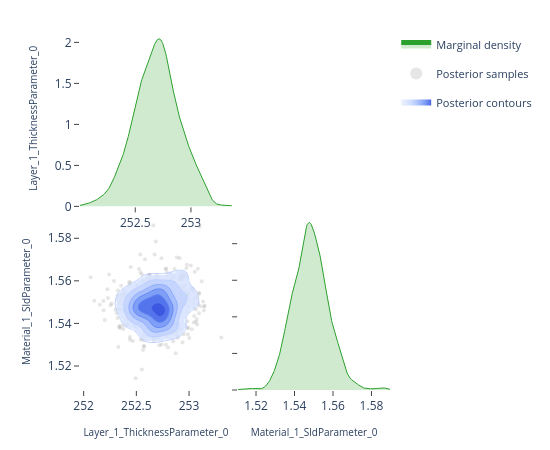

The notebook cell saved with this chart:
### Code cell
# ---- Pairwise focus: thickness vs SLD ---------------------------------------
# A 2-parameter corner plot zooms in on the joint posterior for a specific
# pair.  This is the same view the EasyReflectometryApp's "2D Heatmap"
# sub-tab uses to inspect parameter degeneracies.


params_of_interest = ['Layer_1_ThicknessParameter_0', 'Material_1_SldParameter_0']
idx = [posterior.param_names.index(p) for p in params_of_interest]
subset_draws = np.asarray(posterior.draws)[:, idx]

fig = plot_corner(subset_draws, params_of_interest)
fig.show()

### Figure 1 — Plotly figure (JSON) as saved in the notebook; plotly's stock layout.template omitted (floating-point values rounded to 4 significant figures; data arrays with more than 128 entries replaced by an {"elided": "..."} marker saying what was removed)
{"data": [{"fill": "tozeroy", "fillcolor": "rgba(44, 160, 44, 0.22)", "hoverinfo": "skip", "legendgroup": "marginal", "line": {"color": "rgb(44, 160, 44)", "width": 1}, "mode": "lines", "name": "Marginal density", "showlegend": true, "type": "scatter", "x": {"elided": "256 float values"}, "xaxis": "x", "y": {"elided": "256 float values"}, "yaxis": "y"}, {"hoverinfo": "skip", "legendgroup": "scatter", "marker": {"color": "rgba(140, 140, 140, 0.22)", "size": 4}, "mode": "markers", "name": "Posterior samples", "showlegend": true, "type": "scatter", "x": {"elided": "520 float values"}, "xaxis": "x3", "y": {"elided": "520 float values"}, "yaxis": "y3", "zorder": 0}, {"colorscale": [[0.0, "rgba(224, 233, 255, 0.62)"], [0.35, "rgba(183, 203, 255, 0.70)"], [0.6, "rgba(138, 169, 252, 0.78)"], [0.82, "rgba(96, 131, 242, 0.84)"], [1.0, "rgba(58, 86, 224, 0.90)"]], "connectgaps": false, "contours": {"coloring": "fill", "end": 80.79, "showlabels": false, "showlines": false, "size": 12.76, "start": 17.01}, "hoverinfo": "skip", "legendgroup": "contour", "name": "Posterior contours", "showlegend": true, "showscale": false, "type": "contour", "x": [252.0, 252.0, 252.0, 252.1, 252.1, 252.1, 252.1, 252.1, 252.1, 252.2, 252.2, 252.2, 252.2, 252.2, 252.2, 252.3, 252.3, 252.3, 252.3, 252.3, 252.3, 252.4, 252.4, 252.4, 252.4, 252.4, 252.5, 252.5, 252.5, 252.5, 252.5, 252.5, 252.6, 252.6, 252.6, 252.6, 252.6, 252.6, 252.7, 252.7, 252.7, 252.7, 252.7, 252.7, 252.8, 252.8, 252.8, 252.8, 252.8, 252.8, 252.9, 252.9, 252.9, 252.9, 252.9, 253.0, 253.0, 253.0, 253.0, 253.0, 253.0, 253.1, 253.1, 253.1, 253.1, 253.1, 253.1, 253.2, 253.2, 253.2, 253.2, 253.2, 253.2, 253.3, 253.3, 253.3, 253.3, 253.3, 253.4, 253.4], "xaxis": "x3", "y": [1.511, 1.512, 1.513, 1.514, 1.515, 1.516, 1.517, 1.518, 1.519, 1.52, 1.521, 1.522, 1.523, 1.524, 1.525, 1.526, 1.527, 1.528, 1.529, 1.53, 1.531, 1.532, 1.533, 1.534, 1.535, 1.536, 1.537, 1.538, 1.539, 1.54, 1.541, 1.542, 1.543, 1.544, 1.545, 1.546, 1.547, 1.548, 1.549, 1.55, 1.551, 1.552, 1.553, 1.554, 1.555, 1.556, 1.557, 1.558, 1.559, 1.56, 1.561, 1.562, 1.563, 1.564, 1.565, 1.566, 1.567, 1.568, 1.569, 1.57, 1.571, 1.572, 1.573, 1.574, 1.575, 1.576, 1.577, 1.578, 1.579, 1.58, 1.581, 1.582, 1.583, 1.584, 1.585, 1.586, 1.587, 1.588, 1.589, 1.59], "yaxis": "y3", "z": {"elided": "80x80 float values"}, "zmax": 80.79, "zmin": 17.01, "zorder": 1}, {"colorscale": [[0.0, "rgba(183, 203, 255, 0.94)"], [0.35, "rgba(183, 203, 255, 0.94)"], [0.35, "rgba(138, 169, 252, 0.95)"], [0.6, "rgba(138, 169, 252, 0.95)"], [0.6, "rgba(96, 131, 242, 0.96)"], [0.82, "rgba(96, 131, 242, 0.96)"], [0.82, "rgba(58, 86, 224, 0.98)"], [1.0, "rgba(58, 86, 224, 0.98)"]], "contours": {"coloring": "lines", "end": 80.79, "showlabels": false, "size": 12.76, "start": 17.01}, "hoverinfo": "skip", "legendgroup": "contour", "line": {"width": 0.9}, "showlegend": false, "showscale": false, "type": "contour", "x": [252.0, 252.0, 252.0, 252.1, 252.1, 252.1, 252.1, 252.1, 252.1, 252.2, 252.2, 252.2, 252.2, 252.2, 252.2, 252.3, 252.3, 252.3, 252.3, 252.3, 252.3, 252.4, 252.4, 252.4, 252.4, 252.4, 252.5, 252.5, 252.5, 252.5, 252.5, 252.5, 252.6, 252.6, 252.6, 252.6, 252.6, 252.6, 252.7, 252.7, 252.7, 252.7, 252.7, 252.7, 252.8, 252.8, 252.8, 252.8, 252.8, 252.8, 252.9, 252.9, 252.9, 252.9, 252.9, 253.0, 253.0, 253.0, 253.0, 253.0, 253.0, 253.1, 253.1, 253.1, 253.1, 253.1, 253.1, 253.2, 253.2, 253.2, 253.2, 253.2, 253.2, 253.3, 253.3, 253.3, 253.3, 253.3, 253.4, 253.4], "xaxis": "x3", "y": [1.511, 1.512, 1.513, 1.514, 1.515, 1.516, 1.517, 1.518, 1.519, 1.52, 1.521, 1.522, 1.523, 1.524, 1.525, 1.526, 1.527, 1.528, 1.529, 1.53, 1.531, 1.532, 1.533, 1.534, 1.535, 1.536, 1.537, 1.538, 1.539, 1.54, 1.541, 1.542, 1.543, 1.544, 1.545, 1.546, 1.547, 1.548, 1.549, 1.55, 1.551, 1.552, 1.553, 1.554, 1.555, 1.556, 1.557, 1.558, 1.559, 1.56, 1.561, 1.562, 1.563, 1.564, 1.565, 1.566, 1.567, 1.568, 1.569, 1.57, 1.571, 1.572, 1.573, 1.574, 1.575, 1.576, 1.577, 1.578, 1.579, 1.58, 1.581, 1.582, 1.583, 1.584, 1.585, 1.586, 1.587, 1.588, 1.589, 1.59], "yaxis": "y3", "z": {"elided": "80x80 float values"}, "zmax": 80.79, "zmin": 17.01, "zorder": 2}, {"fill": "tozeroy", "fillcolor": "rgba(44, 160, 44, 0.22)", "hoverinfo": "skip", "legendgroup": "marginal", "line": {"color": "rgb(44, 160, 44)", "width": 1}, "mode": "lines", "name": "Marginal density", "showlegend": false, "type": "scatter", "x": {"elided": "256 float values"}, "xaxis": "x4", "y": {"elided": "256 float values"}, "yaxis": "y4"}], "layout": {"height": 450, "legend": {"font": {"size": 11}, "itemsizing": "constant", "orientation": "v", "x": 1.02, "xanchor": "left", "y": 1.0, "yanchor": "top"}, "margin": {"b": 60, "l": 80, "r": 160, "t": 30}, "plot_bgcolor": "white", "showlegend": true, "width": 550, "xaxis": {"anchor": "y", "domain": [0.0, 0.49], "showgrid": false, "ticks": "outside", "zeroline": false}, "xaxis2": {"anchor": "y2", "domain": [0.51, 1.0], "showgrid": false, "ticks": "outside", "visible": false, "zeroline": false}, "xaxis3": {"anchor": "y3", "domain": [0.0, 0.49], "showgrid": false, "ticks": "outside", "title": {"font": {"size": 10}, "text": "Layer_1_ThicknessParameter_0"}, "zeroline": false}, "xaxis4": {"anchor": "y4", "domain": [0.51, 1.0], "showgrid": false, "ticks": "outside", "title": {"font": {"size": 10}, "text": "Material_1_SldParameter_0"}, "zeroline": false}, "yaxis": {"anchor": "x", "domain": [0.51, 1.0], "showgrid": false, "ticks": "outside", "title": {"font": {"size": 10}, "text": "Layer_1_ThicknessParameter_0"}, "zeroline": false}, "yaxis2": {"anchor": "x2", "domain": [0.51, 1.0], "showgrid": false, "ticks": "outside", "visible": false, "zeroline": false}, "yaxis3": {"anchor": "x3", "domain": [0.0, 0.49], "showgrid": false, "ticks": "outside", "title": {"font": {"size": 10}, "text": "Material_1_SldParameter_0"}, "zeroline": false}, "yaxis4": {"anchor": "x4", "domain": [0.0, 0.49], "showgrid": false, "showticklabels": false, "ticks": "outside", "zeroline": false}}}
